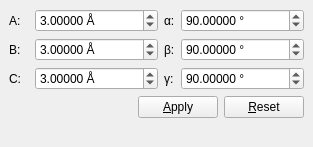
<?xml version="1.0" encoding="UTF-8"?>
<ui version="4.0">
 <class>CBParameterEditor</class>
 <widget class="QDockWidget" name="CBParameterEditor">
  <property name="geometry">
   <rect>
    <x>0</x>
    <y>0</y>
    <width>313</width>
    <height>147</height>
   </rect>
  </property>
  <property name="sizePolicy">
   <sizepolicy hsizetype="Preferred" vsizetype="Maximum">
    <horstretch>0</horstretch>
    <verstretch>0</verstretch>
   </sizepolicy>
  </property>
  <property name="windowTitle">
   <string>Cell &amp;Parameters</string>
  </property>
  <widget class="QWidget" name="dockWidgetContents">
   <layout class="QGridLayout" name="gridLayout">
    <item row="0" column="0">
     <widget class="QLabel" name="label">
      <property name="sizePolicy">
       <sizepolicy hsizetype="Maximum" vsizetype="Preferred">
        <horstretch>0</horstretch>
        <verstretch>0</verstretch>
       </sizepolicy>
      </property>
      <property name="text">
       <string>A:</string>
      </property>
      <property name="buddy">
       <cstring>spin_a</cstring>
      </property>
     </widget>
    </item>
    <item row="0" column="1">
     <widget class="QDoubleSpinBox" name="spin_a">
      <property name="sizePolicy">
       <sizepolicy hsizetype="MinimumExpanding" vsizetype="Fixed">
        <horstretch>0</horstretch>
        <verstretch>0</verstretch>
       </sizepolicy>
      </property>
      <property name="maximumSize">
       <size>
        <width>16777215</width>
        <height>16777215</height>
       </size>
      </property>
      <property name="suffix">
       <string> Å</string>
      </property>
      <property name="decimals">
       <number>5</number>
      </property>
      <property name="minimum">
       <double>-1000000.000000000000000</double>
      </property>
      <property name="maximum">
       <double>1000000.000000000000000</double>
      </property>
      <property name="singleStep">
       <double>0.100000000000000</double>
      </property>
      <property name="value">
       <double>3.000000000000000</double>
      </property>
     </widget>
    </item>
    <item row="0" column="2">
     <widget class="QLabel" name="label_2">
      <property name="sizePolicy">
       <sizepolicy hsizetype="Maximum" vsizetype="Preferred">
        <horstretch>0</horstretch>
        <verstretch>0</verstretch>
       </sizepolicy>
      </property>
      <property name="text">
       <string>α:</string>
      </property>
      <property name="buddy">
       <cstring>spin_alpha</cstring>
      </property>
     </widget>
    </item>
    <item row="0" column="3">
     <widget class="QDoubleSpinBox" name="spin_alpha">
      <property name="sizePolicy">
       <sizepolicy hsizetype="MinimumExpanding" vsizetype="Fixed">
        <horstretch>0</horstretch>
        <verstretch>0</verstretch>
       </sizepolicy>
      </property>
      <property name="maximumSize">
       <size>
        <width>16777215</width>
        <height>16777215</height>
       </size>
      </property>
      <property name="suffix">
       <string> °</string>
      </property>
      <property name="decimals">
       <number>5</number>
      </property>
      <property name="minimum">
       <double>-360.000000000000000</double>
      </property>
      <property name="maximum">
       <double>360.000000000000000</double>
      </property>
      <property name="value">
       <double>90.000000000000000</double>
      </property>
     </widget>
    </item>
    <item row="1" column="0">
     <widget class="QLabel" name="label_4">
      <property name="sizePolicy">
       <sizepolicy hsizetype="Maximum" vsizetype="Preferred">
        <horstretch>0</horstretch>
        <verstretch>0</verstretch>
       </sizepolicy>
      </property>
      <property name="text">
       <string>B:</string>
      </property>
      <property name="buddy">
       <cstring>spin_b</cstring>
      </property>
     </widget>
    </item>
    <item row="1" column="1">
     <widget class="QDoubleSpinBox" name="spin_b">
      <property name="sizePolicy">
       <sizepolicy hsizetype="MinimumExpanding" vsizetype="Fixed">
        <horstretch>0</horstretch>
        <verstretch>0</verstretch>
       </sizepolicy>
      </property>
      <property name="maximumSize">
       <size>
        <width>16777215</width>
        <height>16777215</height>
       </size>
      </property>
      <property name="suffix">
       <string> Å</string>
      </property>
      <property name="decimals">
       <number>5</number>
      </property>
      <property name="minimum">
       <double>-1000000.000000000000000</double>
      </property>
      <property name="maximum">
       <double>1000000.000000000000000</double>
      </property>
      <property name="singleStep">
       <double>0.100000000000000</double>
      </property>
      <property name="value">
       <double>3.000000000000000</double>
      </property>
     </widget>
    </item>
    <item row="1" column="2">
     <widget class="QLabel" name="label_3">
      <property name="text">
       <string>β:</string>
      </property>
      <property name="buddy">
       <cstring>spin_beta</cstring>
      </property>
     </widget>
    </item>
    <item row="1" column="3">
     <widget class="QDoubleSpinBox" name="spin_beta">
      <property name="sizePolicy">
       <sizepolicy hsizetype="MinimumExpanding" vsizetype="Fixed">
        <horstretch>0</horstretch>
        <verstretch>0</verstretch>
       </sizepolicy>
      </property>
      <property name="maximumSize">
       <size>
        <width>16777215</width>
        <height>16777215</height>
       </size>
      </property>
      <property name="suffix">
       <string> °</string>
      </property>
      <property name="decimals">
       <number>5</number>
      </property>
      <property name="minimum">
       <double>-360.000000000000000</double>
      </property>
      <property name="maximum">
       <double>360.000000000000000</double>
      </property>
      <property name="value">
       <double>90.000000000000000</double>
      </property>
     </widget>
    </item>
    <item row="2" column="0">
     <widget class="QLabel" name="label_6">
      <property name="sizePolicy">
       <sizepolicy hsizetype="Maximum" vsizetype="Preferred">
        <horstretch>0</horstretch>
        <verstretch>0</verstretch>
       </sizepolicy>
      </property>
      <property name="text">
       <string>C:</string>
      </property>
      <property name="buddy">
       <cstring>spin_c</cstring>
      </property>
     </widget>
    </item>
    <item row="2" column="1">
     <widget class="QDoubleSpinBox" name="spin_c">
      <property name="sizePolicy">
       <sizepolicy hsizetype="MinimumExpanding" vsizetype="Fixed">
        <horstretch>0</horstretch>
        <verstretch>0</verstretch>
       </sizepolicy>
      </property>
      <property name="maximumSize">
       <size>
        <width>16777215</width>
        <height>16777215</height>
       </size>
      </property>
      <property name="suffix">
       <string> Å</string>
      </property>
      <property name="decimals">
       <number>5</number>
      </property>
      <property name="minimum">
       <double>-1000000.000000000000000</double>
      </property>
      <property name="maximum">
       <double>1000000.000000000000000</double>
      </property>
      <property name="singleStep">
       <double>0.100000000000000</double>
      </property>
      <property name="value">
       <double>3.000000000000000</double>
      </property>
     </widget>
    </item>
    <item row="2" column="2">
     <widget class="QLabel" name="label_5">
      <property name="text">
       <string>γ:</string>
      </property>
      <property name="buddy">
       <cstring>spin_gamma</cstring>
      </property>
     </widget>
    </item>
    <item row="2" column="3">
     <widget class="QDoubleSpinBox" name="spin_gamma">
      <property name="sizePolicy">
       <sizepolicy hsizetype="MinimumExpanding" vsizetype="Fixed">
        <horstretch>0</horstretch>
        <verstretch>0</verstretch>
       </sizepolicy>
      </property>
      <property name="maximumSize">
       <size>
        <width>16777215</width>
        <height>16777215</height>
       </size>
      </property>
      <property name="suffix">
       <string> °</string>
      </property>
      <property name="decimals">
       <number>5</number>
      </property>
      <property name="minimum">
       <double>-360.000000000000000</double>
      </property>
      <property name="maximum">
       <double>360.000000000000000</double>
      </property>
      <property name="value">
       <double>90.000000000000000</double>
      </property>
     </widget>
    </item>
    <item row="3" column="0" colspan="4">
     <layout class="QHBoxLayout" name="horizontalLayout_2">
      <item>
       <spacer name="horizontalSpacer">
        <property name="orientation">
         <enum>Qt::Horizontal</enum>
        </property>
        <property name="sizeHint" stdset="0">
         <size>
          <width>40</width>
          <height>20</height>
         </size>
        </property>
       </spacer>
      </item>
      <item>
       <widget class="QPushButton" name="push_params_apply">
        <property name="text">
         <string>&amp;Apply</string>
        </property>
       </widget>
      </item>
      <item>
       <widget class="QPushButton" name="push_params_reset">
        <property name="text">
         <string>&amp;Reset</string>
        </property>
       </widget>
      </item>
     </layout>
    </item>
    <item row="4" column="0">
     <spacer name="verticalSpacer">
      <property name="orientation">
       <enum>Qt::Vertical</enum>
      </property>
      <property name="sizeHint" stdset="0">
       <size>
        <width>20</width>
        <height>40</height>
       </size>
      </property>
     </spacer>
    </item>
   </layout>
  </widget>
 </widget>
 <tabstops>
  <tabstop>spin_a</tabstop>
  <tabstop>spin_b</tabstop>
  <tabstop>spin_c</tabstop>
  <tabstop>spin_alpha</tabstop>
  <tabstop>spin_beta</tabstop>
  <tabstop>spin_gamma</tabstop>
  <tabstop>push_params_apply</tabstop>
  <tabstop>push_params_reset</tabstop>
 </tabstops>
 <resources/>
 <connections/>
</ui>
